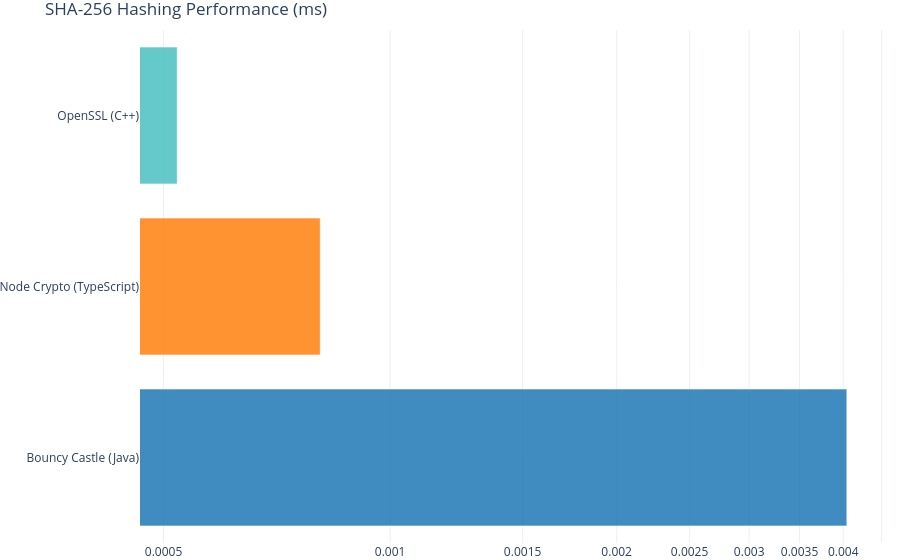

Notebook cell for this chart:
### Markdown cell above
## Goal of the benchmark:

### Code cell
#| echo: false

import json
import plotly.graph_objects as go
import plotly.io as pio

pio.renderers.default = "plotly_mimetype+notebook_connected"

def load_json(path):
    with open(path, 'r') as f: return json.load(f)

# java: primaryMetric.score is ns/op, scoreNs / 1e9 (then * 1000 for ms)
java_results = load_json('./bouncycastle-benchmark/results.json')
java_sha = [entry['primaryMetric']['score'] / 1e6 for entry in java_results 
            if 'sha256' in entry['benchmark'].lower()][0]

# node: latency.mean is ms
node_sha_results = load_json('./node-benchmarks/results/sha256-report.json')
node_sha = node_sha_results['tasks'][0]['latency']['mean']

# cpp: real_time is in nanoseconds (we will * 1000 it)
cpp_results = load_json('./openssl-cpp-benchmark/results.json')
cpp_sha = [b['real_time'] / 1e6 for b in cpp_results['benchmarks'] 
           if b.get('run_type') == 'aggregate' and b.get('aggregate_name') == 'mean' 
           and 'sha256' in b['name'].lower()][0]

fig = go.Figure()

fig.add_trace(go.Bar(
    y=['Bouncy Castle (Java)', 'Node Crypto (TypeScript)', 'OpenSSL (C++)'],
    x=[java_sha, node_sha, cpp_sha],
    orientation='h',
    marker_color=['rgba(31, 119, 180, 0.85)', 'rgba(255, 127, 14, 0.85)', 'rgba(75, 192, 192, 0.85)'],
    hovertemplate='<b>%{y}</b><br>Latency: %{x:.4f} ms<extra></extra>'
))

fig.update_layout(
    title='SHA-256 Hashing Performance (ms)',
    xaxis_type="log",
    template='plotly_white',
    autosize=True
)

fig.show()

### Figure 1 — Plotly figure (JSON) as saved in the notebook; plotly's stock layout.template omitted (floating-point values rounded to 4 significant figures)
{"data": [{"hovertemplate": "<b>%{y}</b><br>Latency: %{x:.4f} ms<extra></extra>", "marker": {"color": ["rgba(31, 119, 180, 0.85)", "rgba(255, 127, 14, 0.85)", "rgba(75, 192, 192, 0.85)"]}, "orientation": "h", "type": "bar", "x": [0.004044, 0.0008074, 0.0005213], "y": ["Bouncy Castle (Java)", "Node Crypto (TypeScript)", "OpenSSL (C++)"]}], "layout": {"autosize": true, "title": {"text": "SHA-256 Hashing Performance (ms)"}, "xaxis": {"type": "log"}}}
